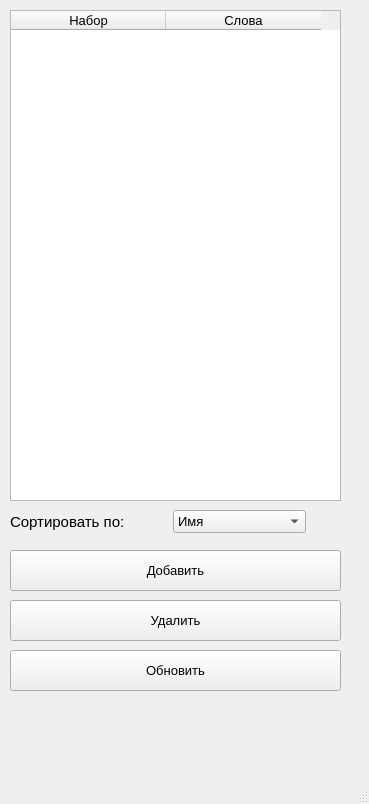
<?xml version="1.0" encoding="UTF-8"?>
<ui version="4.0">
 <class>MainWindow</class>
 <widget class="QMainWindow" name="MainWindow">
  <property name="geometry">
   <rect>
    <x>0</x>
    <y>0</y>
    <width>369</width>
    <height>804</height>
   </rect>
  </property>
  <property name="font">
   <font>
    <pointsize>10</pointsize>
   </font>
  </property>
  <property name="windowTitle">
   <string>Best Painter - Packs Table</string>
  </property>
  <widget class="QWidget" name="centralwidget">
   <widget class="QTableWidget" name="tableWidget">
    <property name="geometry">
     <rect>
      <x>10</x>
      <y>10</y>
      <width>331</width>
      <height>491</height>
     </rect>
    </property>
    <property name="editTriggers">
     <set>QAbstractItemView::NoEditTriggers</set>
    </property>
    <attribute name="horizontalHeaderCascadingSectionResizes">
     <bool>true</bool>
    </attribute>
    <attribute name="horizontalHeaderDefaultSectionSize">
     <number>155</number>
    </attribute>
    <column>
     <property name="text">
      <string>Набор</string>
     </property>
    </column>
    <column>
     <property name="text">
      <string>Слова</string>
     </property>
    </column>
   </widget>
   <widget class="QWidget" name="layoutWidget">
    <property name="geometry">
     <rect>
      <x>10</x>
      <y>510</y>
      <width>296</width>
      <height>24</height>
     </rect>
    </property>
    <layout class="QHBoxLayout" name="horizontalLayout">
     <property name="spacing">
      <number>40</number>
     </property>
     <item>
      <widget class="QLabel" name="label">
       <property name="font">
        <font>
         <pointsize>11</pointsize>
        </font>
       </property>
       <property name="text">
        <string>Сортировать по:</string>
       </property>
      </widget>
     </item>
     <item>
      <widget class="QComboBox" name="ord_by_cmbx">
       <item>
        <property name="text">
         <string>Имя</string>
        </property>
       </item>
       <item>
        <property name="text">
         <string>Количество слов</string>
        </property>
       </item>
      </widget>
     </item>
    </layout>
   </widget>
   <widget class="QPushButton" name="add_btn">
    <property name="geometry">
     <rect>
      <x>10</x>
      <y>550</y>
      <width>331</width>
      <height>41</height>
     </rect>
    </property>
    <property name="text">
     <string>Добавить</string>
    </property>
   </widget>
   <widget class="QPushButton" name="delete_pack_btn">
    <property name="geometry">
     <rect>
      <x>10</x>
      <y>600</y>
      <width>331</width>
      <height>41</height>
     </rect>
    </property>
    <property name="text">
     <string>Удалить</string>
    </property>
   </widget>
   <widget class="QPushButton" name="refresh_btn">
    <property name="geometry">
     <rect>
      <x>10</x>
      <y>650</y>
      <width>331</width>
      <height>41</height>
     </rect>
    </property>
    <property name="text">
     <string>Обновить</string>
    </property>
   </widget>
  </widget>
  <widget class="QMenuBar" name="menubar">
   <property name="geometry">
    <rect>
     <x>0</x>
     <y>0</y>
     <width>369</width>
     <height>21</height>
    </rect>
   </property>
  </widget>
  <widget class="QStatusBar" name="statusbar"/>
 </widget>
 <resources/>
 <connections/>
</ui>
